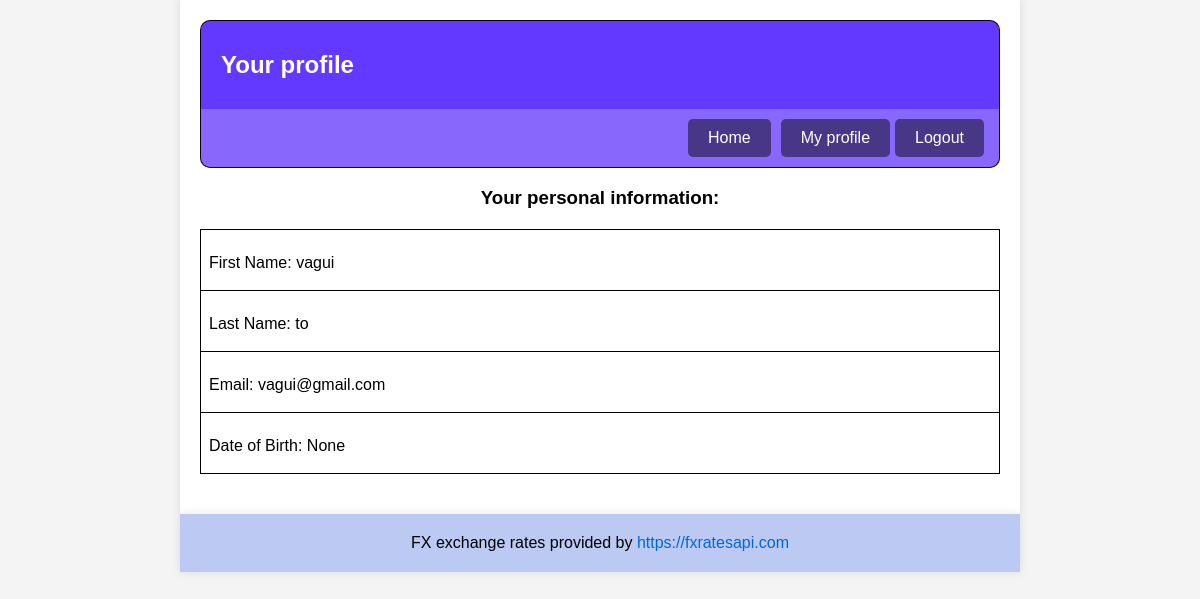
The page /accounts/my_profile/ (signed in) on the database its author committed.
### users/models.py (models this page shows)
class UserProfile(models.Model):
    user = models.OneToOneField(User, on_delete=models.CASCADE)
    first_name = models.CharField( max_length=50,default='')
    last_name = models.CharField(max_length=50,default='')
    birth_date = models.DateField(null=True, blank=True)

### accounts/views.py (the view)
# urls.py: path('my_profile/', views.my_profile, name="my_profile"),
def my_profile(request):
    user_profile = UserProfile.objects.filter(user=request.user).first()
    return render(request, 'my_profile.html', {'user_profile': user_profile})

### accounts/templates/my_profile.html
{% extends 'base.html' %}
{% block maintitle %}
  Your profile
{% endblock %}
{% block subtitle %}
  Your personal information:
{% endblock %}
{% block subcontainer %}
  <table class="transaction-table">
    <tr>
      <td>
        <p>First Name: {{ user_profile.user.first_name }}</p>
      </td>
    </tr>
    <tr>
      <td>
        <p>Last Name: {{ user_profile.user.last_name }}</p>
      </td>
    </tr>
    <tr>
      <td>
        <p>Email: {{ user_profile.user.email }}</p>
      </td>
    </tr>
    <tr>
      <td>
        <p>Date of Birth: {{ user_profile.birth_date }}</p>
      </td>
    </tr>
  </table>
{% endblock %}

### static/common/css/common.css (style rules this page uses)
body { font-family: Arial, sans-serif; margin: 0; padding: 0; background-color: #f4f4f4; }
p { margin-bottom: 10px; }
.transaction-table { border-collapse: collapse; width: 100%; }
.transaction-table th, .transaction-table td { border: 1px solid #000; padding: 8px; }

### rows shown on the page
UserProfile: user.first_name "vagui", user.last_name "to", user.email "vagui@gmail.com", birth_date "None"
